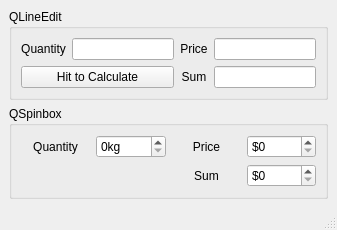
<?xml version="1.0" encoding="UTF-8"?>
<ui version="4.0">
 <class>MainWindow</class>
 <widget class="QMainWindow" name="MainWindow">
  <property name="geometry">
   <rect>
    <x>0</x>
    <y>0</y>
    <width>337</width>
    <height>228</height>
   </rect>
  </property>
  <property name="windowTitle">
   <string>MainWindow</string>
  </property>
  <widget class="QWidget" name="centralwidget">
   <layout class="QVBoxLayout" name="verticalLayout">
    <item>
     <widget class="QGroupBox" name="groupBox">
      <property name="title">
       <string>QLineEdit</string>
      </property>
      <layout class="QGridLayout" name="gridLayout">
       <item row="0" column="0">
        <widget class="QLabel" name="label">
         <property name="text">
          <string>Quantity</string>
         </property>
         <property name="alignment">
          <set>Qt::AlignCenter</set>
         </property>
         <property name="buddy">
          <cstring>lineEdit</cstring>
         </property>
        </widget>
       </item>
       <item row="0" column="1">
        <widget class="QLineEdit" name="lineEdit"/>
       </item>
       <item row="0" column="2">
        <widget class="QLabel" name="label_2">
         <property name="text">
          <string>Price</string>
         </property>
         <property name="alignment">
          <set>Qt::AlignCenter</set>
         </property>
         <property name="buddy">
          <cstring>lineEdit_2</cstring>
         </property>
        </widget>
       </item>
       <item row="0" column="3">
        <widget class="QLineEdit" name="lineEdit_2"/>
       </item>
       <item row="1" column="0" colspan="2">
        <widget class="QPushButton" name="pushButton">
         <property name="text">
          <string>Hit to Calculate</string>
         </property>
        </widget>
       </item>
       <item row="1" column="2">
        <widget class="QLabel" name="label_3">
         <property name="text">
          <string>Sum</string>
         </property>
         <property name="alignment">
          <set>Qt::AlignCenter</set>
         </property>
         <property name="buddy">
          <cstring>lineEdit_3</cstring>
         </property>
        </widget>
       </item>
       <item row="1" column="3">
        <widget class="QLineEdit" name="lineEdit_3"/>
       </item>
      </layout>
     </widget>
    </item>
    <item>
     <widget class="QGroupBox" name="groupBox_2">
      <property name="title">
       <string>QSpinbox</string>
      </property>
      <layout class="QGridLayout" name="gridLayout_2">
       <item row="0" column="0">
        <widget class="QLabel" name="label_4">
         <property name="layoutDirection">
          <enum>Qt::LeftToRight</enum>
         </property>
         <property name="text">
          <string>Quantity</string>
         </property>
         <property name="alignment">
          <set>Qt::AlignCenter</set>
         </property>
         <property name="buddy">
          <cstring>spinBox</cstring>
         </property>
        </widget>
       </item>
       <item row="0" column="3">
        <widget class="QLabel" name="label_5">
         <property name="text">
          <string>Price</string>
         </property>
         <property name="alignment">
          <set>Qt::AlignCenter</set>
         </property>
         <property name="buddy">
          <cstring>spinBox_2</cstring>
         </property>
        </widget>
       </item>
       <item row="0" column="4">
        <widget class="QSpinBox" name="spinBox_2">
         <property name="prefix">
          <string>$</string>
         </property>
        </widget>
       </item>
       <item row="1" column="4">
        <widget class="QSpinBox" name="spinBox_3">
         <property name="prefix">
          <string>$</string>
         </property>
        </widget>
       </item>
       <item row="1" column="3">
        <widget class="QLabel" name="label_6">
         <property name="text">
          <string>Sum</string>
         </property>
         <property name="alignment">
          <set>Qt::AlignCenter</set>
         </property>
         <property name="buddy">
          <cstring>spinBox_3</cstring>
         </property>
        </widget>
       </item>
       <item row="0" column="1">
        <widget class="QSpinBox" name="spinBox">
         <property name="suffix">
          <string>kg</string>
         </property>
        </widget>
       </item>
      </layout>
     </widget>
    </item>
   </layout>
  </widget>
  <widget class="QMenuBar" name="menubar">
   <property name="geometry">
    <rect>
     <x>0</x>
     <y>0</y>
     <width>337</width>
     <height>23</height>
    </rect>
   </property>
  </widget>
  <widget class="QStatusBar" name="statusbar"/>
 </widget>
 <tabstops>
  <tabstop>lineEdit</tabstop>
  <tabstop>lineEdit_2</tabstop>
  <tabstop>pushButton</tabstop>
  <tabstop>spinBox</tabstop>
  <tabstop>spinBox_2</tabstop>
  <tabstop>lineEdit_3</tabstop>
 </tabstops>
 <resources/>
 <connections/>
</ui>
